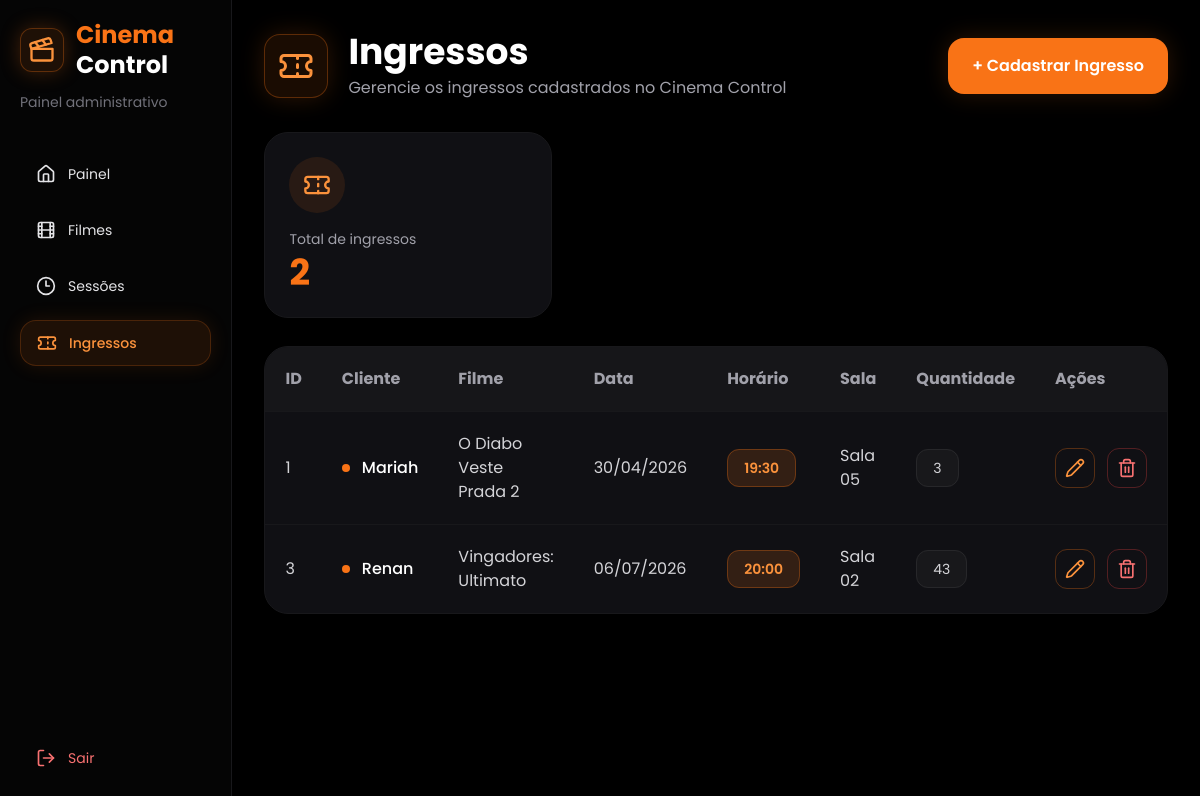
The page /paginas/ingressos/index.php (signed in) on the database as committed earlier.
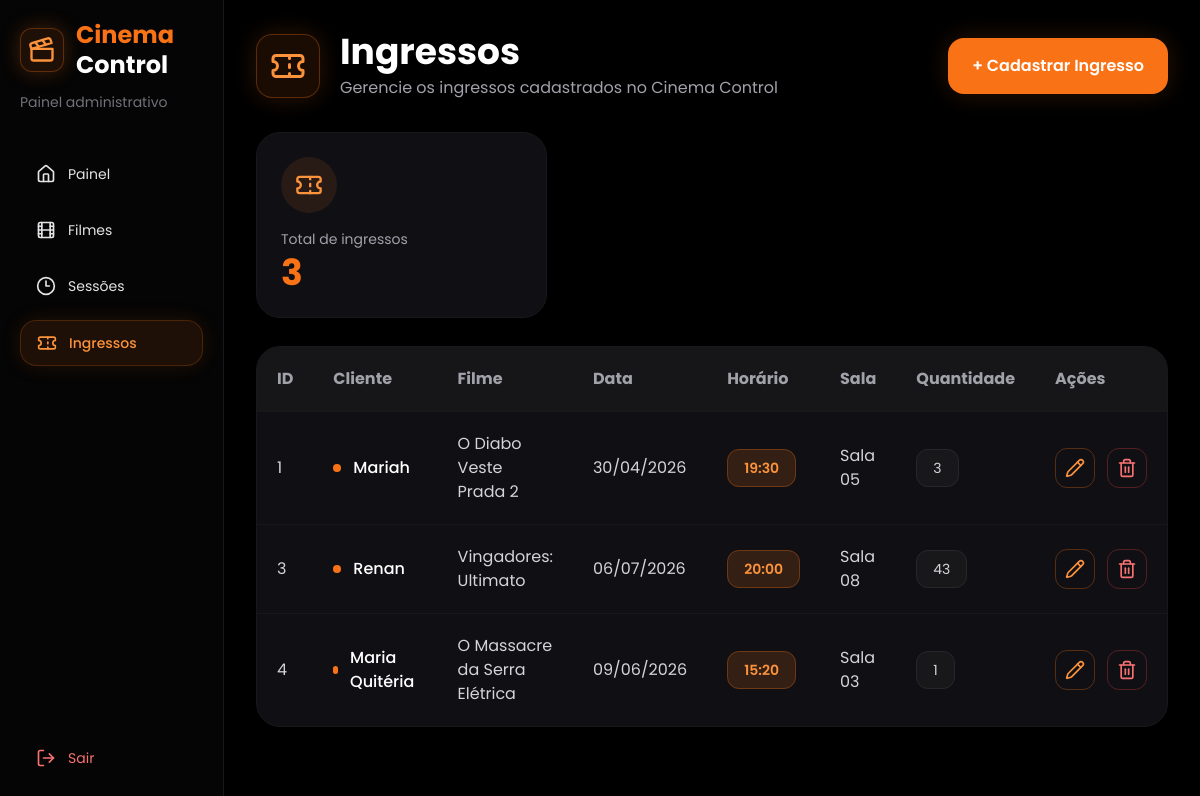
The same page on the database as committed later.
### tables this page shows
CREATE TABLE `ingressos` (
  `id` int NOT NULL,
  `sessao_id` int NOT NULL,
  `cliente` varchar(100) NOT NULL,
  `quantidade` int NOT NULL
);

CREATE TABLE `filmes` (
  `id` int NOT NULL,
  `nome` varchar(255) NOT NULL,
  `genero` varchar(255) NOT NULL,
  `classificacao` varchar(10) NOT NULL
);

CREATE TABLE `sessoes` (
  `id` int NOT NULL,
  `filme_id` int NOT NULL,
  `data` date NOT NULL,
  `horario` time NOT NULL,
  `sala` varchar(50) NOT NULL
);

### paginas/ingressos/index.php (the view, shortened to what the changed rows need)
<?php
$pdo = getConexao();
$sql = "SELECT ingressos.*,
               sessoes.data,
               sessoes.horario,
               sessoes.sala,
               filmes.nome AS nome_filme
        FROM ingressos
        INNER JOIN sessoes ON ingressos.sessao_id = sessoes.id
        INNER JOIN filmes ON sessoes.filme_id = filmes.id";
$stmt = $pdo->query($sql);
$ingressos = $stmt->fetchAll(PDO::FETCH_ASSOC);
$sql = "SELECT COUNT(*) AS total FROM ingressos";
$stmt = $pdo->query($sql);
$totalIngressos = $stmt->fetch(PDO::FETCH_ASSOC)['total'];
?>
<!DOCTYPE html>
<html lang="pt-br">
<head>
    <script src="https://cdn.tailwindcss.com"></script>
</head>
<body class="bg-black text-white flex min-h-screen">
    <aside class="w-60 min-h-screen bg-[#050505] border-r border-zinc-900 flex flex-col justify-between p-5">
        <div>
            <div class="mb-10">
                <div class="flex items-center gap-3 mb-3">
                    <h1 class="text-2xl font-bold leading-tight">
                        <span class="text-orange-500">Cinema</span><br>
                        Control
                    </h1>
                </div>
            </div>
        </div>
    </aside>
    <main class="flex-1 p-8">
        <div class="flex items-center justify-between mb-8">
            <div class="flex items-center gap-5">
                <div>
                    <h1 class="text-4xl font-bold">Ingressos</h1>
                </div>
            </div>
        </div>
        <section class="grid grid-cols-1 md:grid-cols-3 gap-5 mb-7">
            <div class="bg-[#101014] border border-zinc-900 rounded-3xl p-6">
                <div class="w-14 h-14 rounded-full bg-orange-500/10 flex items-center justify-center mb-4">
                    <i data-lucide="ticket" class="w-7 h-7 text-orange-400"></i>
                </div>
                <p class="text-zinc-400 text-sm">Total de ingressos</p>
                <h2 class="text-4xl font-bold text-orange-500 mt-1">
                    <?php echo $totalIngressos; ?>
                </h2>
            </div>
        </section>
        <div class="bg-[#101014] border border-zinc-900 rounded-3xl overflow-hidden">
            <table class="w-full">
                <thead class="bg-zinc-900/80">
                    <tr>
                        <th class="text-left p-5 text-zinc-400">ID</th>
                        <th class="text-left p-5 text-zinc-400">Cliente</th>
                        <th class="text-left p-5 text-zinc-400">Filme</th>
                        <th class="text-left p-5 text-zinc-400">Data</th>
                        <th class="text-left p-5 text-zinc-400">Horário</th>
                        <th class="text-left p-5 text-zinc-400">Sala</th>
                        <th class="text-left p-5 text-zinc-400">Quantidade</th>
                        <th class="text-left p-5 text-zinc-400">Ações</th>
                    </tr>
                </thead>
                <tbody>
                    <?php foreach($ingressos as $ingresso): ?>
                        <tr class="border-t border-zinc-900 hover:bg-zinc-900/50 transition">
                            <td class="p-5 text-zinc-300">
                                <?php echo $ingresso['id']; ?>
                            </td>
                            <td class="p-5 font-medium">
                                <div class="flex items-center gap-3">
                                    <span class="w-2 h-2 rounded-full bg-orange-500"></span>
                                    <?php echo htmlspecialchars($ingresso['cliente']); ?>
                                </div>
                            </td>
                            <td class="p-5 text-zinc-300">
                                <?php echo htmlspecialchars($ingresso['nome_filme']); ?>
                            </td>
                            <td class="p-5 text-zinc-300">
                                <?php echo date('d/m/Y', strtotime($ingresso['data'])); ?>
                            </td>
                            <td class="p-5">
                                <span class="bg-orange-500/15 text-orange-400 border border-orange-500/30 px-4 py-2 rounded-xl text-sm font-semibold">
                                    <?php echo date('H:i', strtotime($ingresso['horario'])); ?>
                                </span>
                            </td>
                            <td class="p-5 text-zinc-300">
                                <?php echo htmlspecialchars($ingresso['sala']); ?>
                            </td>
                            <td class="p-5">
                                <span class="bg-zinc-900 text-zinc-300 border border-zinc-800 px-4 py-2 rounded-xl text-sm">
                                    <?php echo $ingresso['quantidade']; ?>
                                </span>
                            </td>
                            <td class="p-5">
                                <div class="flex gap-3">
                                    <a href="editar.php?id=<?php echo $ingresso['id']; ?>" class="w-10 h-10 flex items-center justify-center rounded-xl border border-orange-500/30 text-orange-400 hover:bg-orange-500/10 transition">
                                        <i data-lucide="pencil" class="w-5 h-5"></i>
                                    </a>
                                    <a href="delete.php?id=<?php echo $ingresso['id']; ?>" onclick="return confirm('Tem certeza que deseja excluir?')" class="w-10 h-10 flex items-center justify-center rounded-xl border border-red-500/30 text-red-400 hover:bg-red-500/10 transition">
                                        <i data-lucide="trash-2" class="w-5 h-5"></i>
                                    </a>
                                </div>
                            </td>
                        </tr>
                    <?php endforeach; ?>
                </tbody>
            </table>
        </div>
    </main>
</body>
</html>

Rows that differ between the two databases and show on the page:
changed through a linked row, ingressos "Renan": sessoes.sala "Sala 02" → "Sala 08"
added ingressos: id "4", cliente "Maria Quitéria", filmes.nome "O Massacre da Serra Elétrica", sessoes.data "09/06/2026", sessoes.horario "15:20", sessoes.sala "Sala 03", quantidade "1"
Other text that changed with them:
$totalIngressos: "2" → "3"
